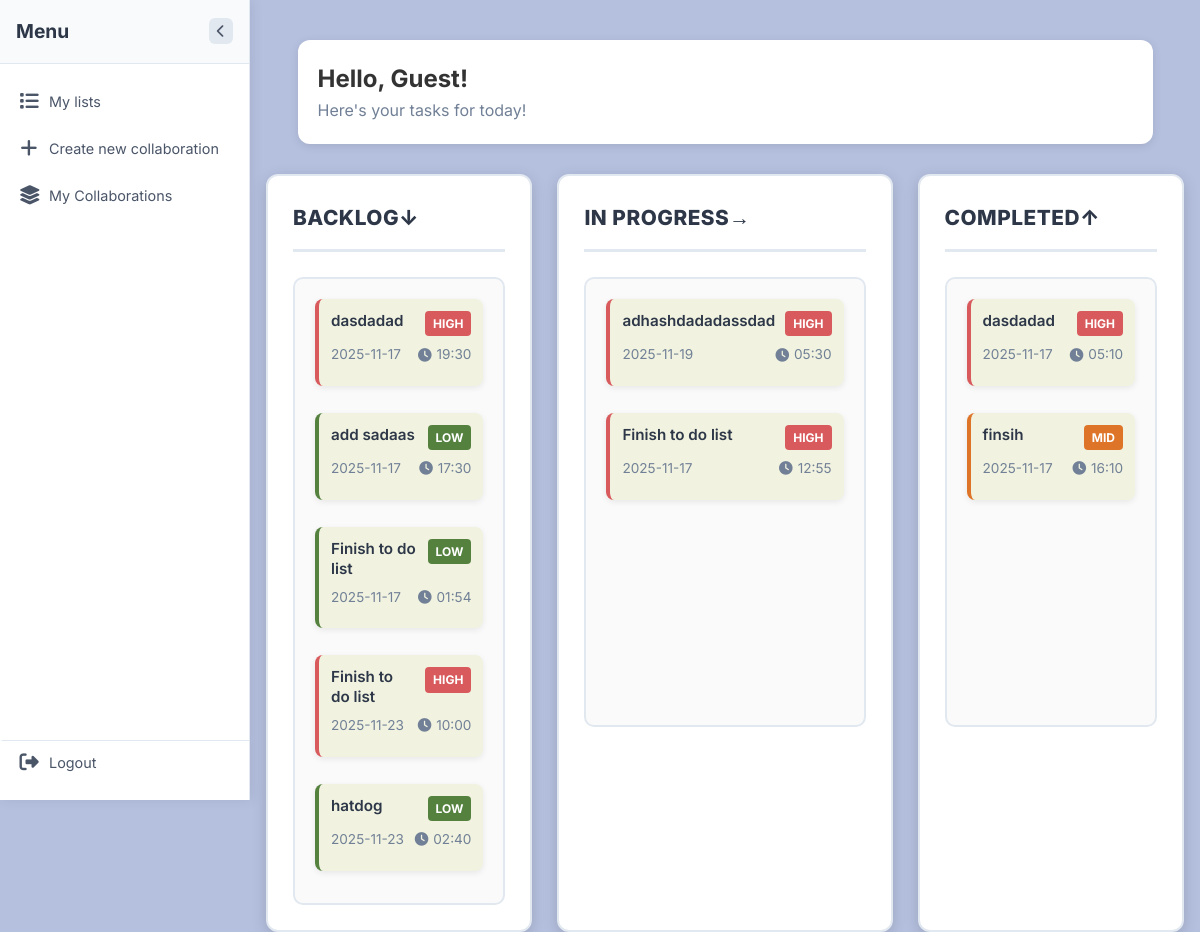
Before: /profile with the older database file.
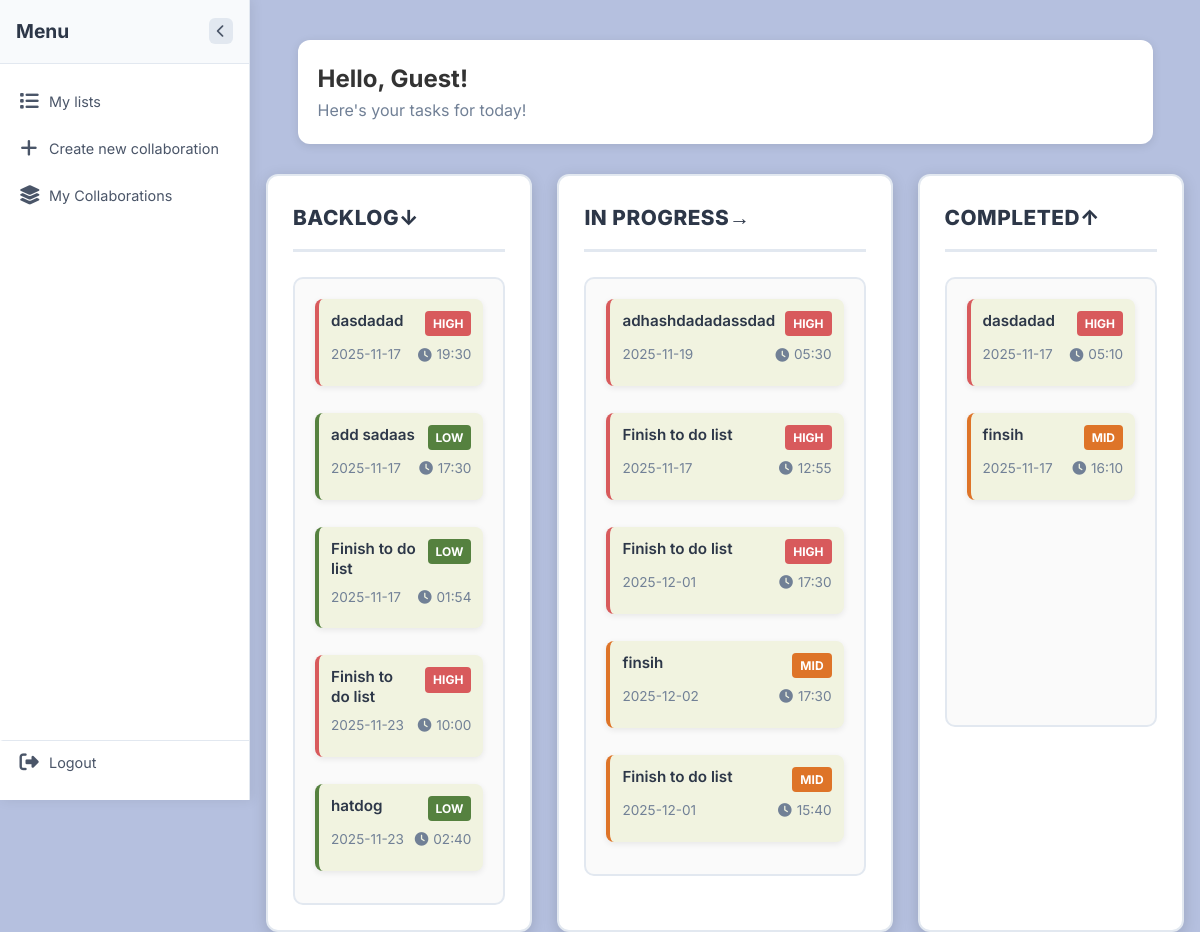
After: the same page with the newer database file.
### tables this page shows
CREATE TABLE tasks (
                    id INTEGER PRIMARY KEY AUTOINCREMENT,
                    username TEXT NOT NULL,
                    name TEXT NOT NULL,
                    priority TEXT,
                    date TEXT,
                    time TEXT,
                    status TEXT DEFAULT 'backlog'
                );

### personal_tasks.py (the view, shortened to what this page needs)
@personal_bp.route("/profile")
def profile():
    username = session.get("username")
    user_data = None
    with sqlite3.connect(TASK_DB) as conn:
        cursor = conn.cursor()
        if username:
            cursor.execute("SELECT * FROM tasks WHERE username=? AND status='backlog'", (username,))
            backlog_tasks = [dict(zip([col[0] for col in cursor.description], row)) for row in cursor.fetchall()]
            cursor.execute("SELECT * FROM tasks WHERE username=? AND status='in-progress'", (username,))
            in_progress_tasks = [dict(zip([col[0] for col in cursor.description], row)) for row in cursor.fetchall()]
            cursor.execute("SELECT * FROM tasks WHERE username=? AND status='completed'", (username,))
            completed_tasks = [dict(zip([col[0] for col in cursor.description], row)) for row in cursor.fetchall()]
        else:
            cursor.execute("SELECT * FROM tasks WHERE status='backlog'")
            backlog_tasks = [dict(zip([col[0] for col in cursor.description], row)) for row in cursor.fetchall()]
            cursor.execute("SELECT * FROM tasks WHERE status='in-progress'")
            in_progress_tasks = [dict(zip([col[0] for col in cursor.description], row)) for row in cursor.fetchall()]
            cursor.execute("SELECT * FROM tasks WHERE status='completed'")
            completed_tasks = [dict(zip([col[0] for col in cursor.description], row)) for row in cursor.fetchall()]
    return render_template(
        "profile.html",
        user=user_data,
        username=username,
        tasks=backlog_tasks,
        in_progress_tasks=in_progress_tasks,
        completed_tasks=completed_tasks
    )

### templates/profile.html (shortened to what this page needs)
{% extends 'base.html' %}
{% block body %}
<div class="sidebar" id="sidebar">
    <div class="sidebar-header">
        <h3>Menu</h3>
        <button class="sidebar-toggle" id="sidebarToggle">
            <i class="fa-solid fa-chevron-left"></i>
        </button>
    </div>
    <nav class="sidebar-nav">
        <a href="{{ url_for('personal.profile') }}" class="nav-item">
            <i class="fa-solid fa-list"></i>
            <span class="nav-text">My lists</span>
        </a>
        <a href="{{ url_for('collaboration.create_collaboration') }}" class="nav-item">
            <i class="fa-solid fa-plus"></i>
            <span class="nav-text">Create new collaboration</span>
        </a>
        <a href="{{ url_for('collaboration.collaboration') }}" class="nav-item">
            <i class="fa-solid fa-layer-group"></i>
            <span class="nav-text">My Collaborations</span>
        </a>
        <a href="{{ url_for('login') }}" class="nav-item">
            <i class="fa-solid fa-right-from-bracket"></i>
            <span class="nav-text">Logout</span>
        </a>
    </nav>
</div>
<div class="container" id="mainContent"></div>
<header class="header-profile">
    <div class="greeting">
        <h2>Hello,
            {% if user %}
                <span class="user-name">@{{ user.username }}!</span>
            {% else %}
                Guest!
            {% endif %}
        </h2>
        <p>Here's your tasks for today!</p>
    </div>
</header>
<div class="tasks-container">
    <section class="column" data-status="backlog">
        <h2>BACKLOG↓</h2>
        <div class="drop-zone" data-status="backlog">
            {% if tasks %}
                {% for task in tasks %}
                <div class="task-card {{ task['priority'] }}" data-id="{{ task['id'] }}" draggable="true">
                    <div class="task-header">
                        <div class="task-name">{{ task['name'] }}</div>
                        <div class="task-priority-badge {{ task['priority'] }}">{{ task['priority']|title }}</div>
                    </div>
                    <div class="task-content">
                        <div class="task-date">{{ task['date'] }}</div>
                        <div class="task-time">
                            <i class="fa-solid fa-clock"></i>
                            {{ task['time'] }}
                        </div>
                    </div>
                </div>
                {% endfor %}
            {% else %}
                <div class="empty-state">
                    <i class="fa-solid fa-inbox"></i>
                    <p>No tasks in backlog</p>
                </div>
            {% endif %}
        </div>
    </section>
    <section class="column" data-status="in-progress">
        <h2>IN PROGRESS→</h2>
        <div class="drop-zone" data-status="in-progress">
            {% if in_progress_tasks %}
                {% for task in in_progress_tasks %}
                <div class="task-card {{ task['priority'] }}" data-id="{{ task['id'] }}" draggable="true">
                    <div class="task-header">
                        <div class="task-name">{{ task['name'] }}</div>
                        <div class="task-priority-badge {{ task['priority'] }}">{{ task['priority']|title }}</div>
                    </div>
                    <div class="task-content">
                        <div class="task-date">{{ task['date'] }}</div>
                        <div class="task-time">
                            <i class="fa-solid fa-clock"></i>
                            {{ task['time'] }}
                        </div>
                    </div>
                </div>
                {% endfor %}
            {% else %}
                <div class="empty-state">
                    <i class="fa-solid fa-hourglass-half"></i>
                    <p>No tasks in progress</p>
                </div>
            {% endif %}
        </div>
    </section>
    <section class="column" data-status="completed">
        <h2>COMPLETED↑</h2>
        <div class="drop-zone" data-status="completed">
            {% if completed_tasks %}
                {% for task in completed_tasks %}
                <div class="task-card {{ task['priority'] }}" data-id="{{ task['id'] }}" draggable="true">
                    <div class="task-header">
                        <div class="task-name">{{ task['name'] }}</div>
                        <div class="task-priority-badge {{ task['priority'] }}">{{ task['priority']|title }}</div>
                    </div>
                    <div class="task-content">
                        <div class="task-date">{{ task['date'] }}</div>
                        <div class="task-time">
                            <i class="fa-solid fa-clock"></i>
                            {{ task['time'] }}
                        </div>
                    </div>
                </div>
                {% endfor %}
            {% else %}
                <div class="empty-state">
                    <i class="fa-solid fa-trophy"></i>
                    <p>No completed tasks</p>
                </div>
            {% endif %}
        </div>
    </section>
</div>
{% endblock %}

### templates/base.html (shortened to what this page needs)
<!DOCTYPE html>
<html lang="en">
    <head>
        <link rel="stylesheet" href="{{ url_for('static', filename='editprofile.css') }}">
        <link rel="stylesheet" href="{{ url_for('static', filename='style.css') }}">
        <link rel="stylesheet" href="{{ url_for('static', filename='collab.css') }}">
        <link rel="stylesheet" href="{{ url_for('static', filename='sidebar.css') }}">
        <link rel="stylesheet" href="{{ url_for('static', filename='collabview.css') }}">
        <link rel="stylesheet" href="{{ url_for('static', filename='addtask.css') }}">
        <link rel="stylesheet" href="{{ url_for('static', filename='register.css') }}">
        <link rel="stylesheet" href="{{ url_for('static', filename='login.css') }}">
    </head>
    <body>
           {% block body %}{% endblock %}
    </body>
</html>

### static/style.css (style rules this page uses)
* { margin: 0; padding: 0; box-sizing: border-box; }
body { font-family: 'Inter', sans-serif; background-color: #b5c0df; color: #333; line-height: 1.6; }
.container { max-width: 1400px; margin: 0 auto; padding: 20px; }
.header-profile { display: flex; justify-content: space-between; align-items: flex-start; margin-bottom: 30px; padding: 20px; background: white; border-radius: 12px; box-shadow: 0 2px 10px rgba(0, 0, 0, 0.1); width: 90%; max-width: 1200px; margin-left: auto; margin-right: auto; }
.greeting { display: flex; flex-direction: column; min-width: 200px; }
.greeting p { color: #718096; margin-top: 0; font-size: 1rem; }
.tasks-container { display: grid; grid-template-columns: 2fr 2fr 2fr; gap: 25px; margin-top: 20px; margin-left:1rem; margin-right:1rem; }
.column { background: white; border-radius: 12px; padding: 25px; box-shadow: 0 4px 15px rgba(0, 0, 0, 0.15); border: 2px solid #e2e8f0; }
.column h2 { font-size: 1.3rem; font-weight: 800; margin-bottom: 25px; padding-bottom: 15px; border-bottom: 3px solid #e2e8f0; color: #2d3748; text-transform: uppercase; letter-spacing: 0.5px; }
.drop-zone { min-height: 450px; padding: 20px; border-radius: 10px; transition: all 0.3s ease; position: relative; display: flex; flex-direction: column; gap: 15px; }
.drop-zone:not([data-empty="true"]) { border: 2px solid #e2e8f0; background-color: #fafafa; }
.drop-zone .task-card { position: relative; z-index: 1; }
.task-card { background: #F1F3E0; border-radius: 8px; padding: 12px; margin-bottom: 12px; box-shadow: 0 2px 6px rgba(0, 0, 0, 0.08); border-left: 4px solid #4299e1; cursor: grab; transition: transform 0.2s ease, box-shadow 0.2s ease; min-height: 80px; display: flex; flex-direction: column; justify-content: space-between; }
.task-card.high { border-left-color: #D85A5C; }
.task-card.mid { border-left-color: #DE7428; }
.task-card.low { border-left-color: #55813F; }
.task-header { display: flex; justify-content: space-between; align-items: flex-start; margin-bottom: 8px; }
.task-name { font-weight: 600; color: #2d3748; flex: 1; margin-right: 10px; font-size: 0.95rem; line-height: 1.3; }
.task-priority-badge { padding: 3px 8px; border-radius: 4px; font-size: 0.75rem; font-weight: 700; text-transform: uppercase; }
.task-priority-badge.high { background: #D85A5C; color: white; }
.task-priority-badge.mid { background: #DE7428; color: white; }
.task-priority-badge.low { background: #55813F; color: white; }
.task-content { display: flex; justify-content: space-between; align-items: center; margin-bottom: 8px; font-size: 0.85rem; color: #718096; }
.task-time { display: flex; align-items: center; gap: 5px; }

### static/sidebar.css (style rules this page uses)
.sidebar { position: fixed; top: 0; left: 0; height: 100vh; width: 250px; background: #ffffff; box-shadow: 2px 0 12px rgba(0,0,0,0.08); transition: width 0.3s ease; z-index: 1000; display: flex; flex-direction: column; border-right: 1px solid #e2e8f0; overflow: hidden; }
.sidebar-header { display: flex; justify-content: space-between; align-items: center; padding: 1rem 1rem; border-bottom: 1px solid #e2e8f0; background: #f8fafc; }
.sidebar-header h3 { margin: 0; color: #2d3748; font-size: 1.2rem; font-weight: 700; transition: opacity 0.3s ease, margin 0.3s ease; }
.sidebar-toggle { background: #e2e8f0; border: none; cursor: pointer; padding: 0.4rem 0.5rem; border-radius: 6px; color: #4a5568; transition: all 0.3s ease; display: flex; align-items: center; justify-content: center; }
.sidebar-nav { flex: 1; display: flex; flex-direction: column; padding: 1rem 0; gap: 4px; overflow: hidden; }
.nav-item { display: flex; align-items: center; padding: 10px 1rem; color: #4a5568; text-decoration: none; border-left: 3px solid transparent; gap: 10px; font-size: 0.9rem; transition: all 0.3s ease; white-space: nowrap; opacity: 0; transform: translateX(-10px); animation: slideIn 0.3s forwards; }
.nav-item i { font-size: 1.2rem; width: 20px; text-align: center; transition: color 0.3s ease; }
.nav-text { transition: opacity 0.3s ease; }
.nav-item:last-child { margin-top: auto; border-top: 1px solid #e2e8f0; padding-top: 10px; }
body { margin-left: 250px; transition: margin-left 0.3s ease; }
.nav-item:nth-child(1) { animation-delay: 0.1s; }
.nav-item:nth-child(2) { animation-delay: 0.15s; }
.nav-item:nth-child(3) { animation-delay: 0.2s; }
.nav-item:nth-child(4) { animation-delay: 0.25s; }

Changed rows visible on the page:
added tasks: name "Finish to do list", priority "HIGH", date "2025-12-01", time "17:30", shown under "IN PROGRESS→"
added tasks: name "finsih", priority "MID", date "2025-12-02", time "17:30", shown under "IN PROGRESS→"
added tasks: name "Finish to do list", priority "MID", date "2025-12-01", time "15:40", shown under "IN PROGRESS→"
